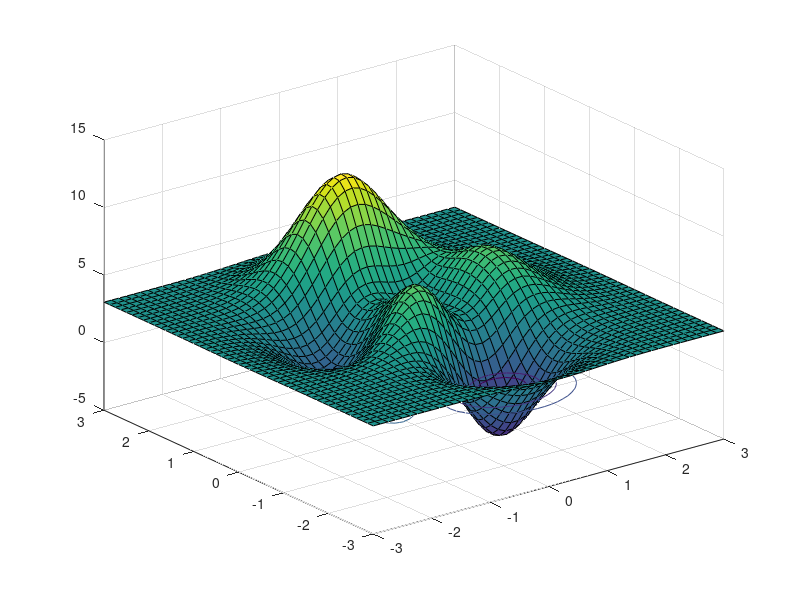

The MATLAB source for this figure: (Note: this script raises an error after producing the figure.)
function [] = examples
% File:      examples.m
% Author:    Ioannis Filippidis, jfilippidis@gmail.com
% Date:      2012.06.10 - 2012.07.24
% Language:  MATLAB R2012a
% Purpose:   examples for using fig2u3d
% Copyright: Ioannis Filippidis, 2012-

% depends
%   plotmd, quivermd

ax = gca;

%% plot
% uncomment each example to use it
fname = peaks_contour(ax);
%fname = peaks_facecolors(ax);
%fname = peaks_sphere(ax);
%fname = mixed_scene(ax);

%% export
fig2u3d(ax, fname)

% uncomment to use other variants,
% ensure LaTeX & required packages are installed
%fig2pdf3d(ax, fname, 'media9', 'xelatex')
%fig2pdf3d(ax, fname, 'media9', 'pdflatex')
%fig2pdf3d(ax, fname, 'movie15', 'pdflatex')

function [fname] = peaks_contour(ax)
[x, y, z] = peaks;
surf(ax, x, y, z+3)
hold(ax, 'on')
contour(ax, x, y, z)

fname = 'peaks_contour';

function [fname] = peaks_facecolors(ax)
[x, y, z] = peaks;
[n, m] = size(x);
c = 10 *rand(n-1, m-1);

surf(ax, x, y, z +5, z +5)

hold(ax, 'on')
surf(ax, x, y, z, c)

[x, y, z] = sphere(20);
[n, m] = size(x);
c = 10 *rand(n-1, m-1);
surf(ax, x, y, z, c)

fname = 'peaks_facecolors';

function [fname] = peaks_sphere(ax)
[x, y, z] = peaks;
surf(ax, x, y, z)

hold(ax, 'on')

[x, y, z] = sphere(20);
surf(ax, x, y, z)

fname = 'peaks_sphere';

function [fname] = mixed_scene(ax)
%% init
hold(ax, 'on')

%% surf
[x, y, z] = sphere(20);
surf(ax, x, y, z)

%% line
t = linspace(0, 10, 100);
x = [cos(t); sin(t); t];
plotmd(ax, x, 'b-*')
plotmd(ax, x+1, 'ro') % 2nd line

%% quiver3
n = 8;
x = 10 *rand(3, n);
v = rand(3, n);
quivermd(ax, x, v, 'g')

%% view
axis(ax, 'equal')
axis(ax, 'tight')
view(ax, 3)

fname = 'mixed_scene';
